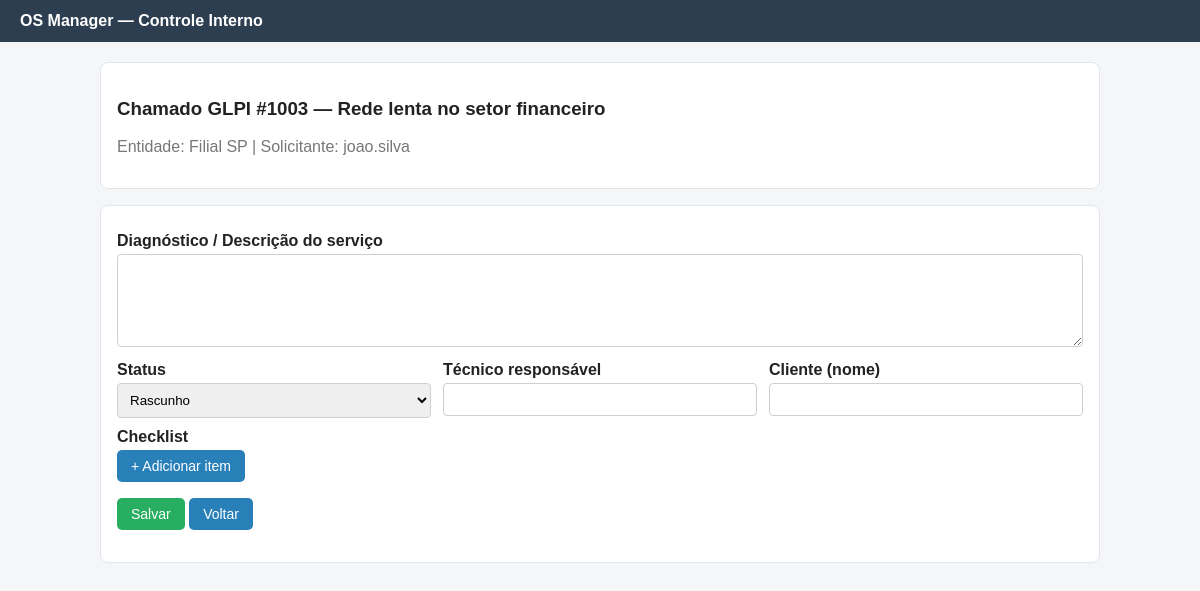
The app's page /app/os.php?tickets_id=1003 with its own data.
### tables this page shows
CREATE TABLE IF NOT EXISTS glpi_tickets (
    id INT UNSIGNED AUTO_INCREMENT PRIMARY KEY,
    name VARCHAR(255) NOT NULL,
    date TIMESTAMP DEFAULT CURRENT_TIMESTAMP,
    status INT NOT NULL DEFAULT 1,
    entities_id INT UNSIGNED NOT NULL DEFAULT 0,
    is_deleted TINYINT NOT NULL DEFAULT 0
);

CREATE TABLE IF NOT EXISTS glpi_entities (
    id INT UNSIGNED AUTO_INCREMENT PRIMARY KEY,
    name VARCHAR(255) NOT NULL,
    entities_id INT UNSIGNED NOT NULL DEFAULT 0
);

### app/os.php (the view, shortened to what this page needs)
<?php
require_once __DIR__ . '/common.php';
$tickets_id = isset($_GET['tickets_id']) ? intval($_GET['tickets_id']) : 0;
function load_ticket($DB, $tid)
{
    return $DB->query(
        "SELECT t.id, t.name, t.entities_id, e.name AS entity,
            (SELECT GROUP_CONCAT(u.name SEPARATOR ', ') FROM glpi_tickets_users tu JOIN glpi_users u ON u.id = tu.users_id WHERE tu.tickets_id = t.id AND tu.type = 1) AS requester
         FROM glpi_tickets t
         LEFT JOIN glpi_entities e ON e.id = t.entities_id
         WHERE t.id = $tid AND t.is_deleted = 0"
    )->fetch_assoc();
}
$order = null;
$ticket = null;
if ($tickets_id) {
    $ticket = load_ticket($DB, $tickets_id);
}
$status      = $order['status'] ?? 1;
$diagnosis   = $order['diagnosis'] ?? '';
$technician  = $order['technician'] ?? '';
$client_name = $order['client_name'] ?? '';
$requester   = $order['requester'] ?? ($ticket['requester'] ?? '');
?>
<div class="card">
  <h3>Chamado GLPI #<?= h($ticket['id'] ?? $tickets_id) ?> — <?= h($ticket['name'] ?? '') ?></h3>
  <p class="muted">Entidade: <?= h($ticket['entity'] ?? '') ?> | Solicitante: <?= h($requester) ?></p>
</div>
<form method="post" class="card">
  <label>Diagnóstico / Descrição do serviço</label>
  <textarea name="diagnosis" rows="5"><?= h($diagnosis) ?></textarea>
  <div class="row">
    <div>
      <label>Status</label>
      <select name="status">
        <option value="1" <?= $status == 1 ? 'selected' : '' ?>>Rascunho</option>
      </select>
    </div>
    <div>
      <label>Técnico responsável</label>
      <input name="technician" value="<?= h($technician) ?>">
    </div>
    <div>
      <label>Cliente (nome)</label>
      <input name="client_name" value="<?= h($client_name) ?>">
    </div>
  </div>
  <label>Checklist</label>
  <button type="button" class="btn" onclick="addCheck()">+ Adicionar item</button>
  <p>
    <button class="btn green" type="submit">Salvar</button>
    <a class="btn" href="index.php">Voltar</a>
  </p>
</form>

### app/common.php (style rules this page uses)
body { font-family: Arial, Helvetica, sans-serif; margin: 0; background: #f4f6f8; color: #222; }
.card { background: #fff; border: 1px solid #e1e4e8; border-radius: 8px; padding: 16px; margin-bottom: 16px; }
input, select, textarea { width: 100%; padding: 8px; box-sizing: border-box; border: 1px solid #ccd0d5; border-radius: 4px; }
label { font-weight: bold; display: block; margin: 10px 0 4px; }
.btn { display: inline-block; padding: 8px 14px; background: #2980b9; color: #fff; border: none; border-radius: 5px; cursor: pointer; text-decoration: none; font-size: 14px; }
.btn.green { background: #27ae60; }
.muted { color: #777; }
.row { display: flex; gap: 12px; }
.row > div { flex: 1; }

### records on screen
glpi_tickets: id "1003", name "Rede lenta no setor financeiro", glpi_entities.name "Filial SP"

### other values on screen
$requester "joao.silva"
